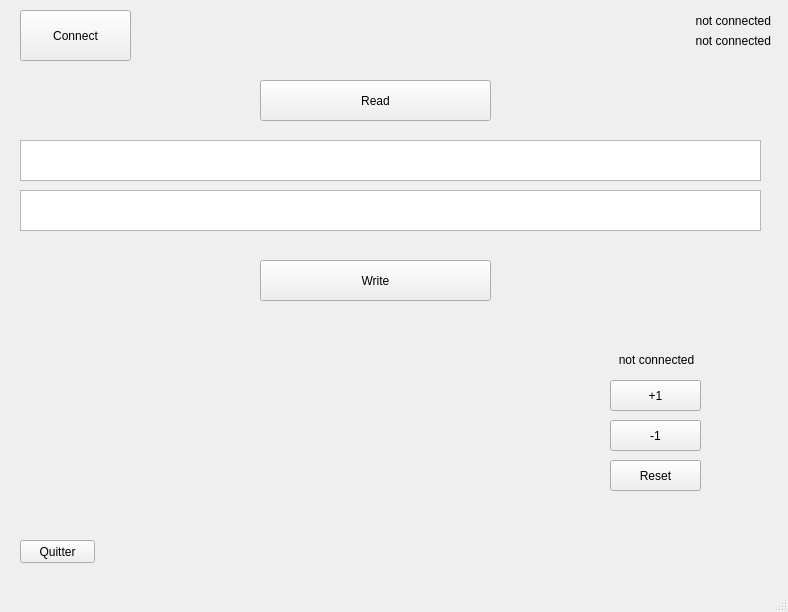
<?xml version="1.0" encoding="UTF-8"?>
<ui version="4.0">
 <class>MainWindow</class>
 <widget class="QMainWindow" name="MainWindow">
  <property name="geometry">
   <rect>
    <x>0</x>
    <y>0</y>
    <width>788</width>
    <height>612</height>
   </rect>
  </property>
  <property name="windowTitle">
   <string>MainWindow</string>
  </property>
  <widget class="QWidget" name="centralwidget">
   <widget class="QPushButton" name="Connect">
    <property name="geometry">
     <rect>
      <x>20</x>
      <y>10</y>
      <width>111</width>
      <height>51</height>
     </rect>
    </property>
    <property name="text">
     <string>Connect</string>
    </property>
   </widget>
   <widget class="QTextEdit" name="Affichage_1">
    <property name="geometry">
     <rect>
      <x>20</x>
      <y>140</y>
      <width>741</width>
      <height>41</height>
     </rect>
    </property>
    <property name="readOnly">
     <bool>true</bool>
    </property>
   </widget>
   <widget class="QPushButton" name="Quit">
    <property name="geometry">
     <rect>
      <x>20</x>
      <y>540</y>
      <width>75</width>
      <height>23</height>
     </rect>
    </property>
    <property name="text">
     <string>Quitter</string>
    </property>
   </widget>
   <widget class="QTextEdit" name="Affichage_2">
    <property name="geometry">
     <rect>
      <x>20</x>
      <y>190</y>
      <width>741</width>
      <height>41</height>
     </rect>
    </property>
    <property name="readOnly">
     <bool>true</bool>
    </property>
   </widget>
   <widget class="QPushButton" name="Increment">
    <property name="geometry">
     <rect>
      <x>610</x>
      <y>380</y>
      <width>91</width>
      <height>31</height>
     </rect>
    </property>
    <property name="text">
     <string>+1</string>
    </property>
   </widget>
   <widget class="QPushButton" name="Decrement">
    <property name="geometry">
     <rect>
      <x>610</x>
      <y>420</y>
      <width>91</width>
      <height>31</height>
     </rect>
    </property>
    <property name="text">
     <string>-1</string>
    </property>
   </widget>
   <widget class="QPushButton" name="Read">
    <property name="geometry">
     <rect>
      <x>260</x>
      <y>80</y>
      <width>231</width>
      <height>41</height>
     </rect>
    </property>
    <property name="text">
     <string>Read</string>
    </property>
   </widget>
   <widget class="QPushButton" name="Write">
    <property name="geometry">
     <rect>
      <x>260</x>
      <y>260</y>
      <width>231</width>
      <height>41</height>
     </rect>
    </property>
    <property name="text">
     <string>Write</string>
    </property>
   </widget>
   <widget class="QLabel" name="Version_Label">
    <property name="geometry">
     <rect>
      <x>670</x>
      <y>10</y>
      <width>101</width>
      <height>21</height>
     </rect>
    </property>
    <property name="text">
     <string>not connected</string>
    </property>
    <property name="alignment">
     <set>Qt::AlignRight|Qt::AlignTrailing|Qt::AlignVCenter</set>
    </property>
   </widget>
   <widget class="QPushButton" name="ResetValue">
    <property name="geometry">
     <rect>
      <x>610</x>
      <y>460</y>
      <width>91</width>
      <height>31</height>
     </rect>
    </property>
    <property name="text">
     <string>Reset</string>
    </property>
   </widget>
   <widget class="QLabel" name="Value_Label">
    <property name="geometry">
     <rect>
      <x>576</x>
      <y>350</y>
      <width>161</width>
      <height>20</height>
     </rect>
    </property>
    <property name="text">
     <string>not connected</string>
    </property>
    <property name="alignment">
     <set>Qt::AlignCenter</set>
    </property>
   </widget>
   <widget class="QLabel" name="Connected_Label">
    <property name="geometry">
     <rect>
      <x>670</x>
      <y>30</y>
      <width>101</width>
      <height>21</height>
     </rect>
    </property>
    <property name="text">
     <string>not connected</string>
    </property>
    <property name="alignment">
     <set>Qt::AlignRight|Qt::AlignTrailing|Qt::AlignVCenter</set>
    </property>
   </widget>
  </widget>
  <widget class="QMenuBar" name="menubar">
   <property name="geometry">
    <rect>
     <x>0</x>
     <y>0</y>
     <width>788</width>
     <height>21</height>
    </rect>
   </property>
  </widget>
  <widget class="QStatusBar" name="statusbar"/>
 </widget>
 <resources/>
 <connections/>
</ui>
